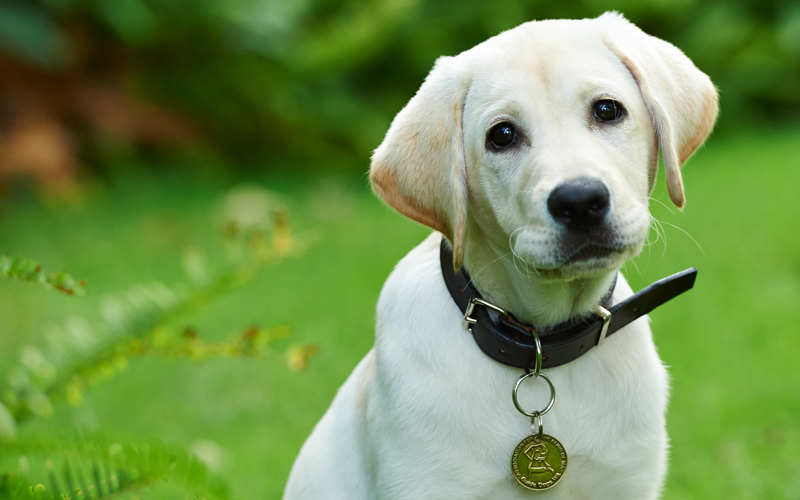
#> input picture UAV_other_directory/images/puppy.jpg, 800 x 500 px, found by its file name
$ python basic_operations.py
#> lines starting #> are read from the running program, lines starting #| are printed output that depends on the picture
import cv2
import matplotlib.pyplot as plt

img = cv2.imread("puppy.jpg")
#> img is the input picture: shape (500, 800, 3); mean B, G, R 80.3, 144.1, 113.9
cv2.imshow("Image", img)
cv2.waitKey(0)

dims = img.shape
#> dims = (500, 800, 3)
width = dims[0]
#> width = 500
height = dims[1]
#> height = 800

img = cv2.resize(img, (int(width/2), int(height/2)))
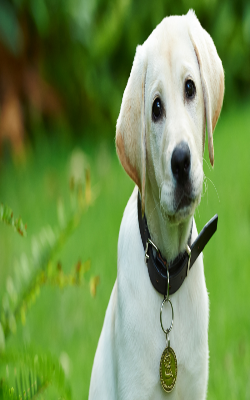
#> img: shape (400, 250, 3); mean B, G, R 80.2, 144, 113.8
cv2.imshow("New Image", img)
cv2.waitKey(0)

img = cv2.resize(img, (0, 0), img, .5, .5)
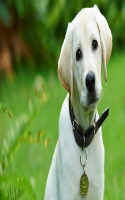
#> img: shape (200, 125, 3); mean B, G, R 80.3, 144.2, 113.9
cv2.imshow("New Image", img)
cv2.waitKey(0)

img = cv2.flip(img, 0)
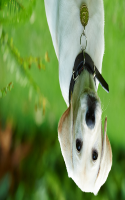
#> img: shape (200, 125, 3); mean B, G, R 80.3, 144.2, 113.9
cv2.imshow("Flipped Image", img)
cv2.waitKey(0)

cv2.imwrite("new_flipped_puppy.jpg", img)
cv2.destroyAllWindows()

fig = plt.figure(figsize=(2,2))
ax = fig.add_subplot(111)
ax.imshow(img)
plt.show()

$ run again, with UAV_other_directory/images/Right.jpg copied over UAV_other_directory/images/puppy.jpg
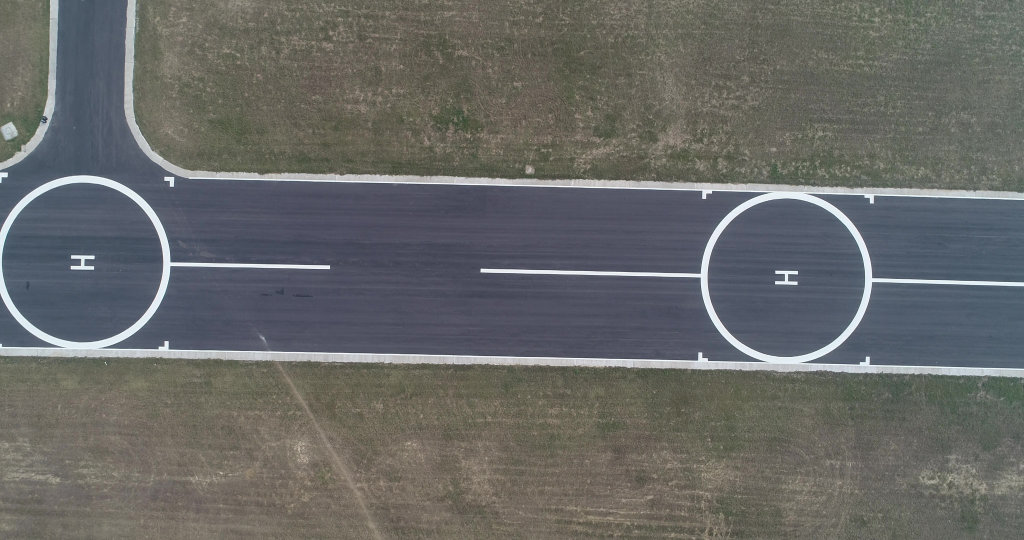
#> input picture UAV_other_directory/images/Right.jpg, 4096 x 2160 px, found by its file name (shown at 1/4 size)
#> img is the input picture: shape (2160, 4096, 3); mean B, G, R 102.3, 104.3, 103.3
#> `img = cv2.resize(img, (0, 0), img, .5, .5)`:
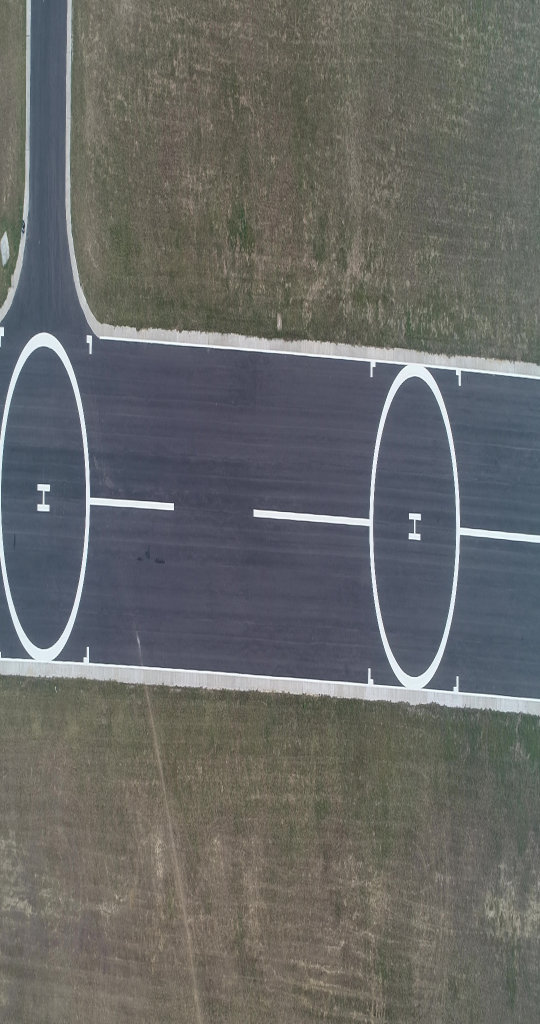
#> img: shape (1024, 540, 3); mean B, G, R 102.2, 104.3, 103.3
#> `img = cv2.flip(img, 0)`:
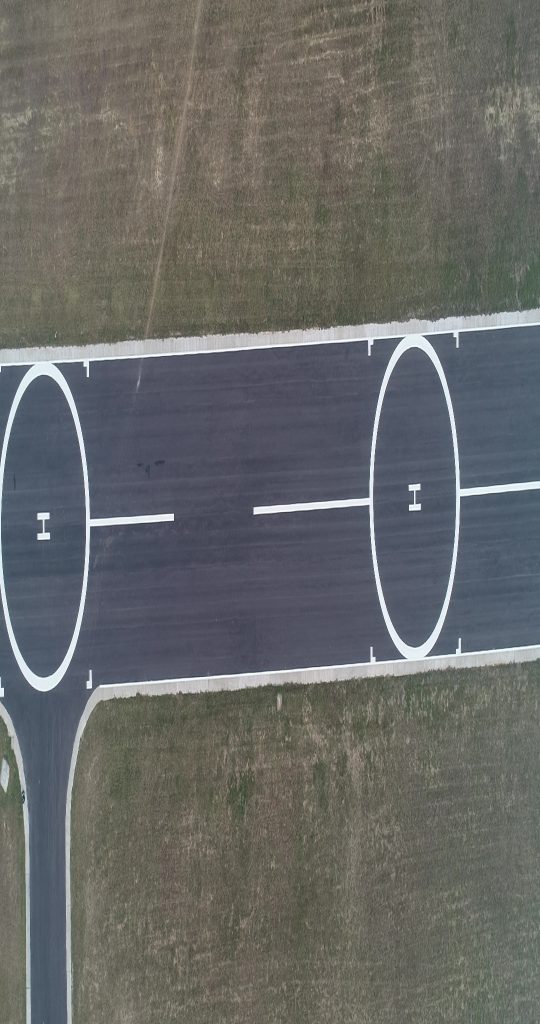
#> img: shape (1024, 540, 3); mean B, G, R 102.2, 104.3, 103.3
